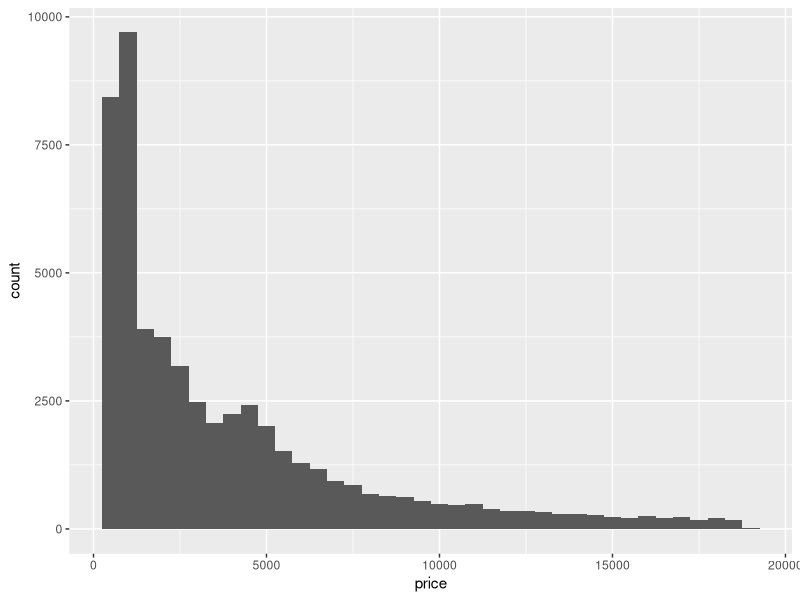
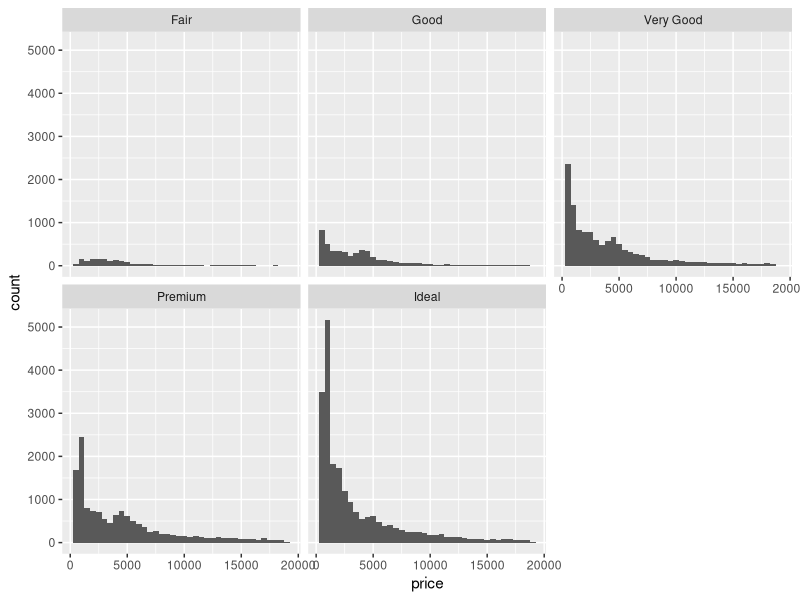
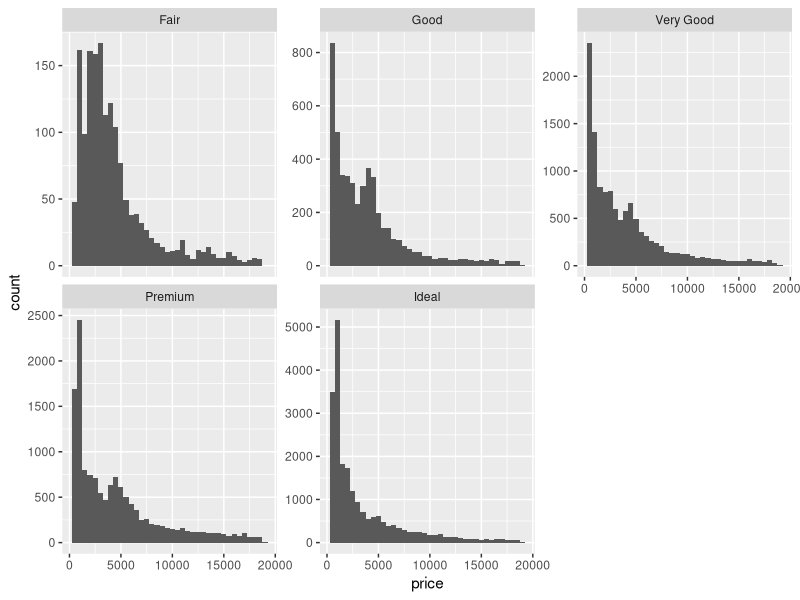
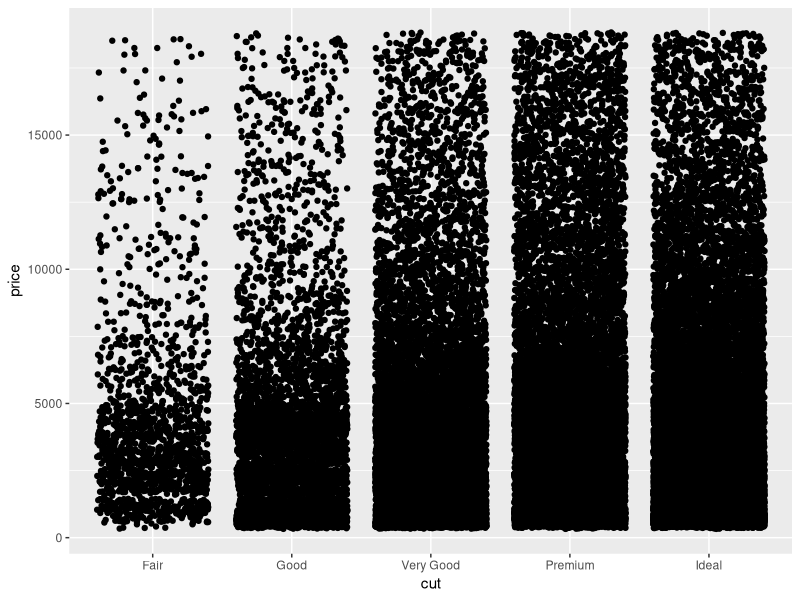
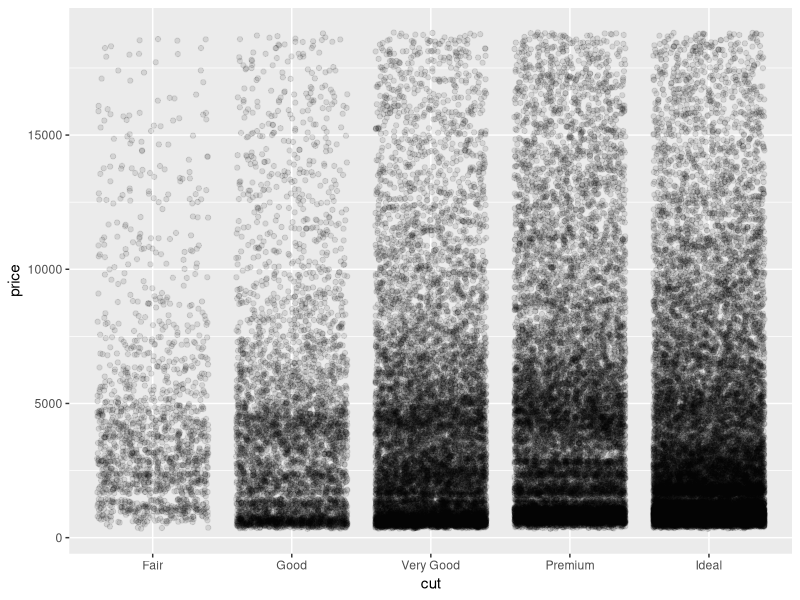
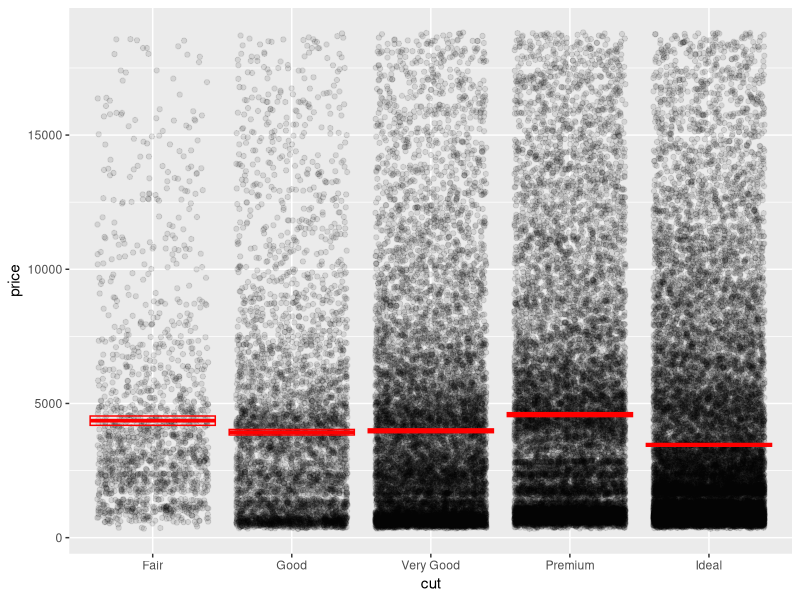
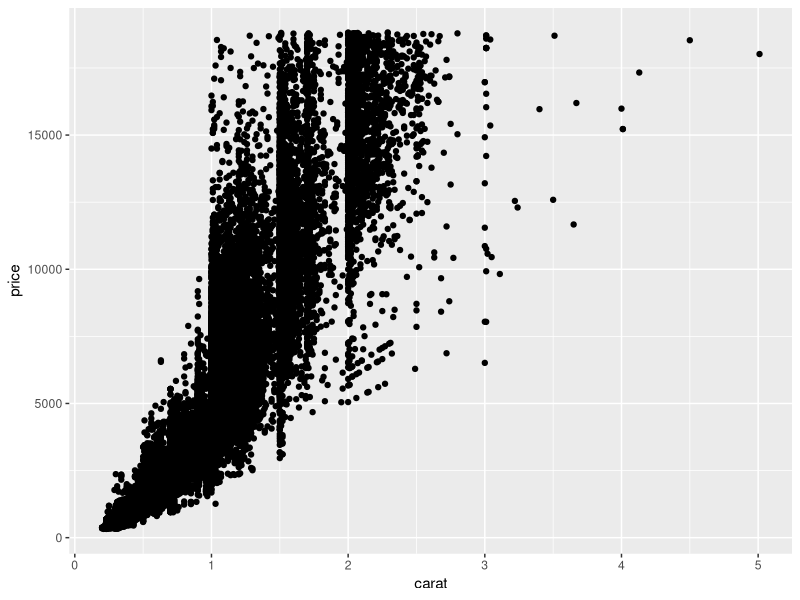
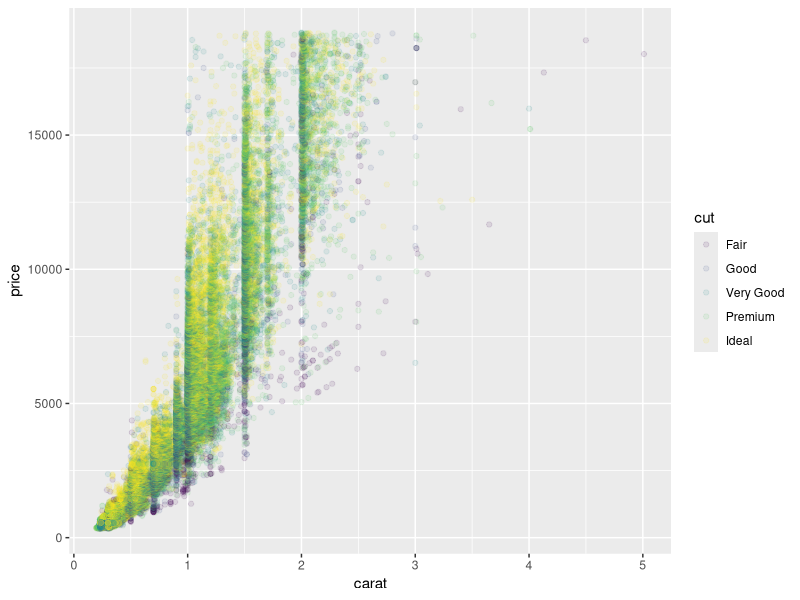

The R script that drew these images, in order:
## ---- chunk 1
library(tidyverse)    # load the tidyverse package
## ---- chunk 2
rename(diamonds, length = x, width = y, height = z)
## ---- chunk 3
# select the variables of interest
d2 <- select(diamonds, carat, price)
d2
## ---- chunk 4
# example of creating price per carat (ppc)
mutate(d2, ppc = price / carat)
## ---- chunk 5
mutate(diamonds, price = price * 1.27)
## ---- chunk 6
summarize(diamonds, mean_carat = mean(carat))
## ---- chunk 7
summarize(diamonds, sampl_size = n())
## ---- chunk 8
summarize(diamonds, q1 = quantile(carat, probs = 0.25))
## ---- chunk 9
summarize(
  diamonds, 
  sem = sd(price) / sqrt(n())
)
## ---- chunk 10
summarize(
  diamonds, 
  mean_p = mean(price),
  sd_p = sd(price),
  sampl_size = n(),
  sem = sd_p / sqrt(sampl_size),
  ci_upper_limit = mean_p + 1.96 * sem,
  ci_lower_limit = mean_p - 1.96 * sem
)
## ---- chunk 11
diamonds_grouped <- group_by(diamonds, cut)
diamonds_grouped
## ---- chunk 12
summarize(diamonds_grouped, mean_price = mean(price))
## ---- chunk 13
diamonds %>% 
  group_by(cut) %>% 
  summarize(n = n())
## ---- chunk 14
count(diamonds, cut)
## ---- chunk 15
distinct(diamonds, cut, clarity)
## ---- chunk 16
distinct(diamonds, cut)
## ---- chunk 17
ggplot(data = diamonds) +
  geom_histogram(mapping = aes(x = price), binwidth = 500)
## ---- chunk 18
ggplot(data = diamonds) +
  geom_histogram(mapping = aes(x = price), binwidth = 500) +
  facet_wrap(~ cut)
## ---- chunk 19
ggplot(data = diamonds) +
  geom_histogram(mapping = aes(x = price), binwidth = 500) +
  facet_wrap(~ cut, scales = "free_y")
## ---- chunk 20
ggplot(data = diamonds) +
  geom_jitter(mapping = aes(x = cut, y = price))
## ---- chunk 21
ggplot(data = diamonds) +
  geom_jitter(mapping = aes(x = cut, y = price), alpha = .1)
## ---- chunk 22
price_summary <-
  summarize(
    diamonds_grouped, 
    mean_price = mean(price),
    sem = sd(price) / sqrt(n()),
    ci_upper_limit = mean_price + 1.96 * sem,
    ci_lower_limit = mean_price - 1.96 * sem
  )
price_summary
## ---- chunk 23
ggplot(data = diamonds) +
  geom_jitter(mapping = aes(x = cut, y = price), alpha = .1) +
  geom_crossbar(
    data = price_summary, 
    mapping = aes(x = cut, y = mean_price, ymax = ci_upper_limit, 
                  ymin = ci_lower_limit),
    color = "red"
  )
## ---- chunk 24
ggplot(data = diamonds) +
  geom_point(mapping = aes(x = carat, y = price))
## ---- chunk 25
ggplot(data = diamonds) +
  geom_point(mapping = aes(x = carat, y = price, color = cut), alpha = 0.1)
## ---- chunk 26
iris <- as_tibble(iris) # so it prints a little nicer
